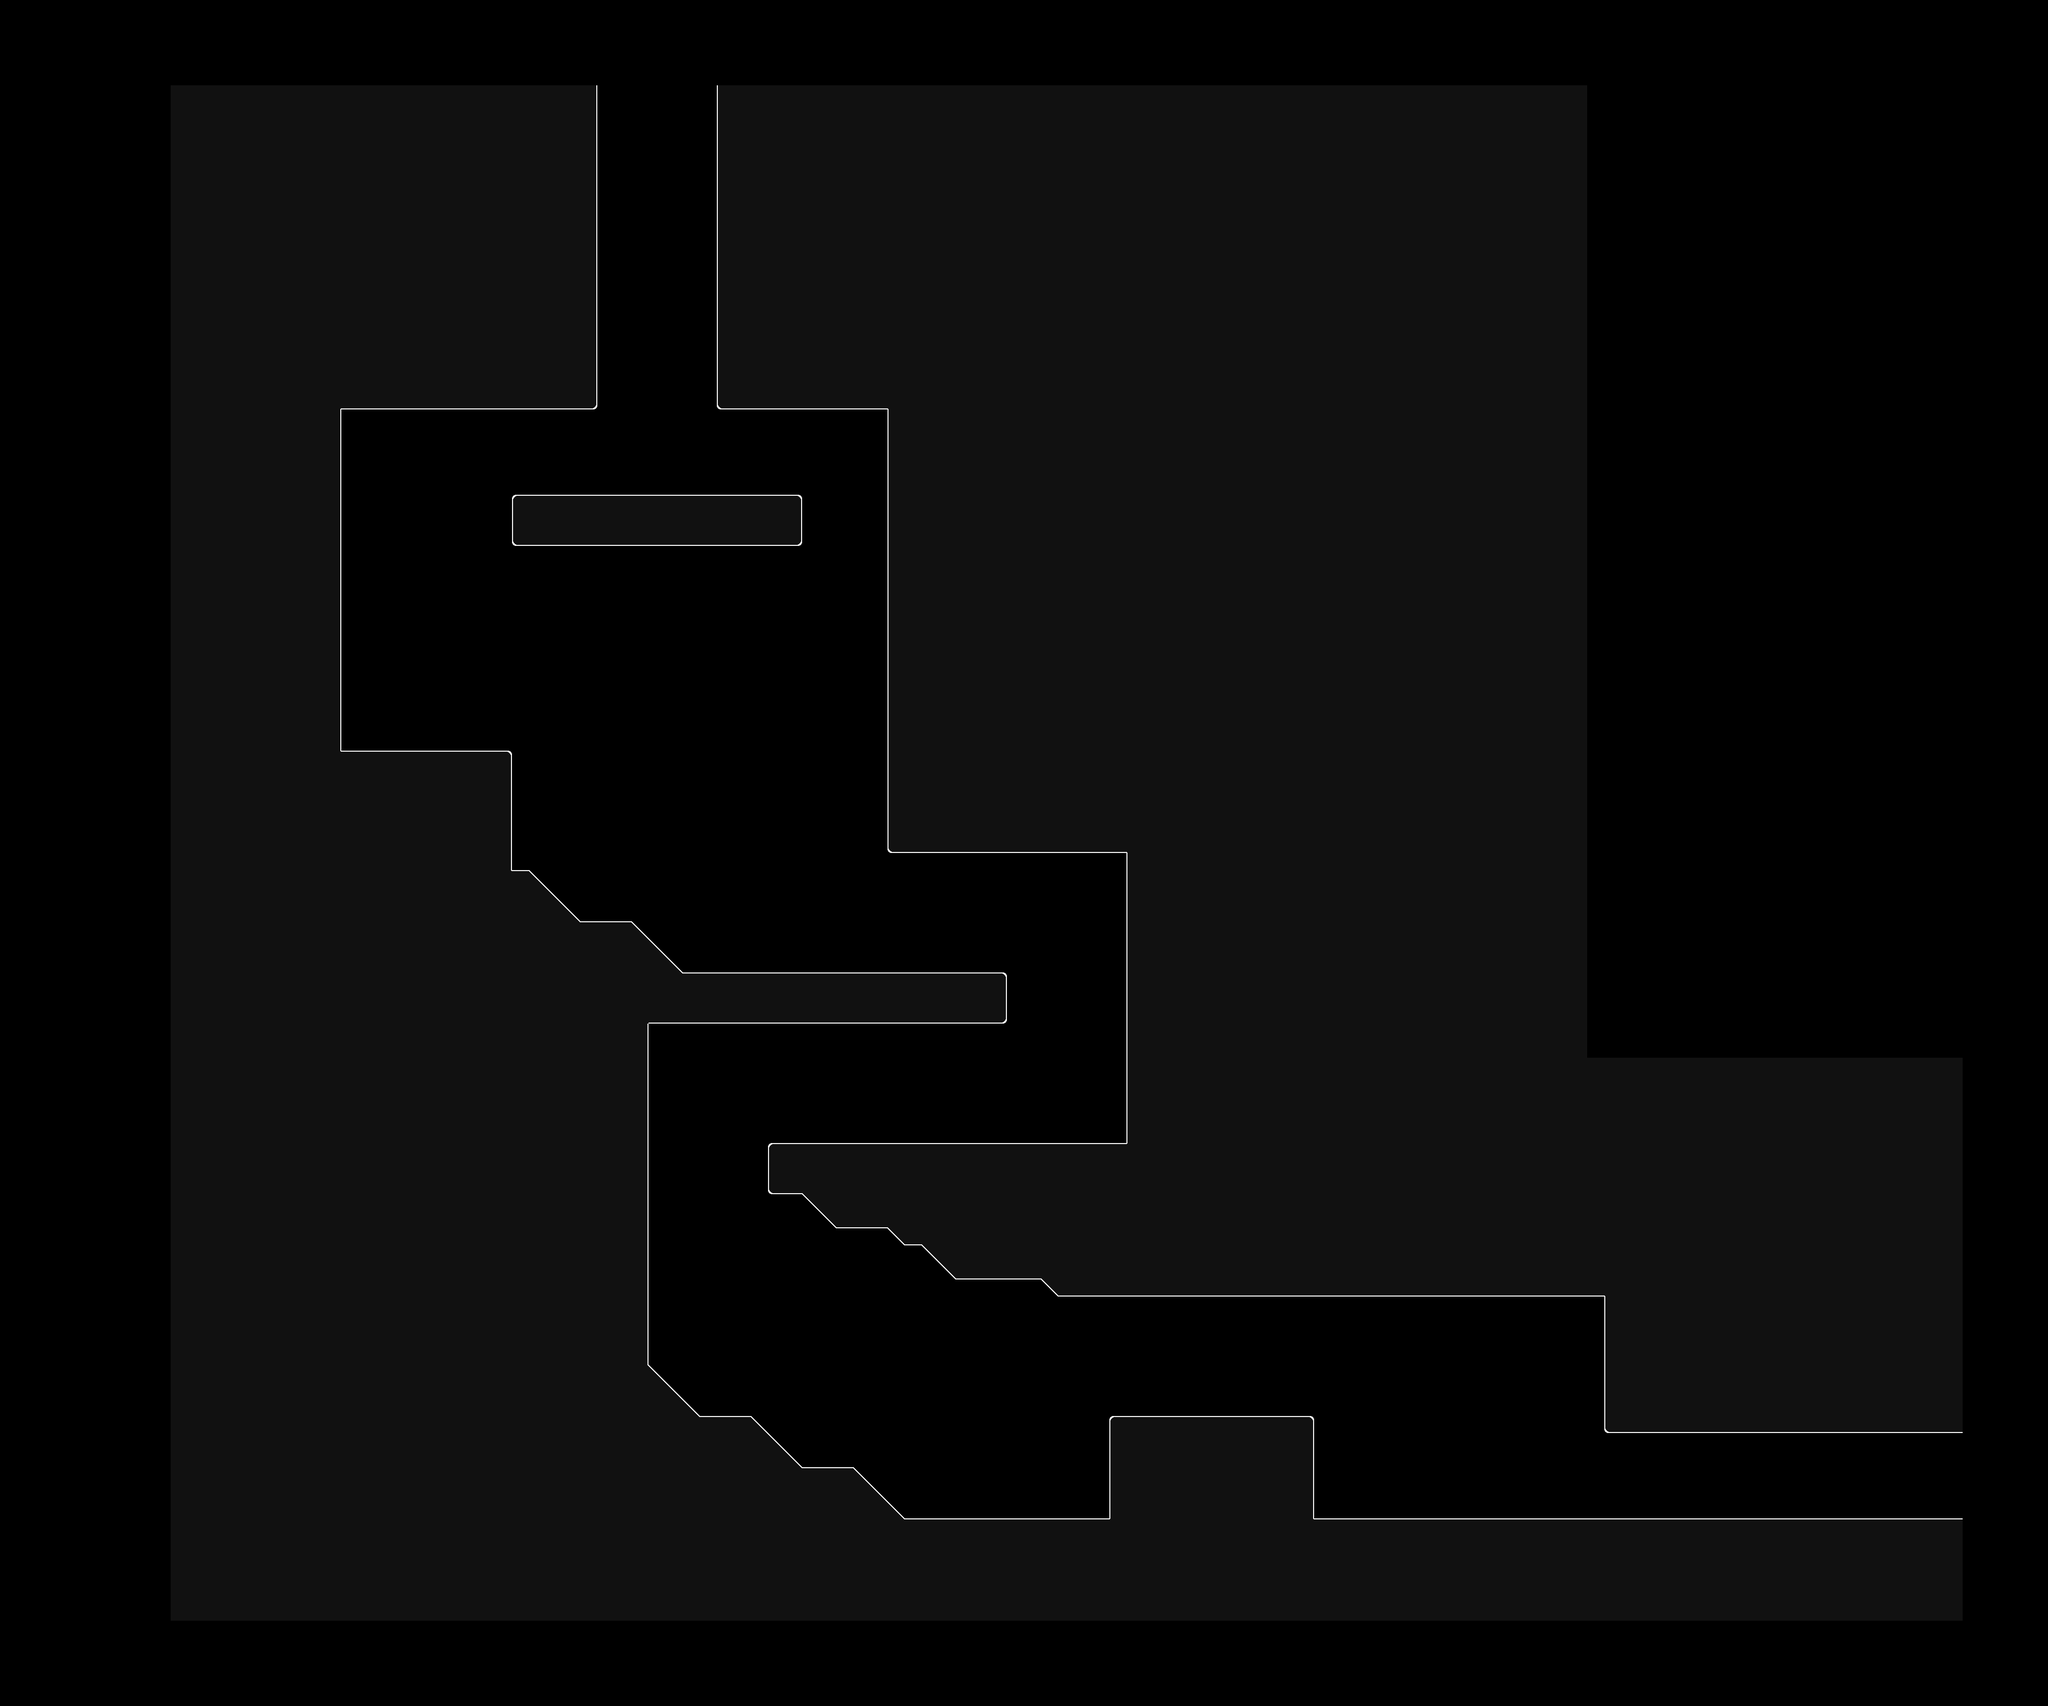

The image is a tile-based game level rendered from a .tmx file. Its description and source (layers, tilesets, objects; grid data summarised) follow:
An orthogonal 120x100 tile map with 32x32 px tiles, 1 tile layer (Tile Layer 1) and 18 objects (4x SchmuckSpawn, 2x Sensor, 2x Start, 2x Warp, 2x Multitrigger, ...).

<map version="1.5" tiledversion="1.7.1" orientation="orthogonal" renderorder="right-down" compressionlevel="0" width="120" height="100" tilewidth="32" tileheight="32" infinite="0" nextlayerid="4" nextobjectid="20">
 <properties>
  <property name="startUI" value="PLENUM CHAMBER,EMPTY,SCRAP" />
 </properties>
 <tileset firstgid="1" source="main_0.tsx" />
 <layer id="1" name="Tile Layer 1" width="120" height="100">
  <data>[12000 cells, 6110 non-empty, 15 distinct tile ids]</data>
 </layer>
 <objectgroup id="2" name="collision-layer">
  <object id="1" x="1120" y="160">
   <polyline points="0,0 224,0 224,608 544,608 544,1440 992,1440 992,1984 320,1984 320,2080 384,2080 448,2144 544,2144 576,2176 608,2176 672,2240 832,2240 864,2272 1888,2272 1888,2528 2560,2528 2560,2688 1344,2688 1344,2496 960,2496 960,2688 576,2688 480,2592 384,2592 288,2496 192,2496 96,2400 96,1760 768,1760 768,1664 160,1664 64,1568 -32,1568 -128,1472 -160,1472 -160,1248 -480,1248 -480,608 0,608 0,0" />
  </object>
  <object id="2" x="960" y="928">
   <polyline points="0,0 544,0 544,96 0,96 0,0" />
  </object>
 </objectgroup>
 <objectgroup id="3" name="event-layer">
  <object id="3" name="Sensor" type="Sensor" x="1120" y="352" width="224" height="96">
   <properties>
    <property name="triggeredId" value="" />
    <property name="triggeringId" value="warp1" />
   </properties>
  </object>
  <object id="4" name="Start" type="Start" x="1216" y="480" width="32" height="32">
   <properties>
    <property name="startId" value="start0" />
    <property name="triggeredId" value="" />
    <property name="triggeringId" value="playerstart" />
   </properties>
  </object>
  <object id="5" name="Warp" type="Warp" x="1216" y="96" width="32" height="32">
   <properties>
    <property name="level" value="PLENUMCHAMBER1" />
    <property name="startId" value="start2" />
    <property name="triggeredId" value="warp1" />
   </properties>
  </object>
  <object id="6" name="Multitrigger" type="Multitrigger" x="320" y="64" width="32" height="32">
   <properties>
    <property name="triggeredId" value="playerstart" />
    <property name="triggeringId" value="bounds1,bounds2" />
   </properties>
  </object>
  <object id="8" name="Dropthrough" type="Dropthrough" x="1120" y="760" width="224" height="8">
   <properties>
    <property name="independent" type="bool" value="true" />
   </properties>
  </object>
  <object id="9" name="Bounds" type="Bounds" x="544" y="448" width="32" height="32">
   <properties>
    <property name="left" type="bool" value="true" />
    <property name="triggeredId" value="bounds2" />
    <property name="up" type="bool" value="true" />
   </properties>
  </object>
  <object id="10" name="Bounds" type="Bounds" x="3552" y="2944" width="32" height="32">
   <properties>
    <property name="down" type="bool" value="true" />
    <property name="right" type="bool" value="true" />
    <property name="triggeredId" value="bounds1" />
   </properties>
  </object>
  <object id="11" name="Sensor" type="Sensor" x="3584" y="2688" width="96" height="160">
   <properties>
    <property name="triggeredId" value="" />
    <property name="triggeringId" value="warp2" />
   </properties>
  </object>
  <object id="12" name="Start" type="Start" x="3520" y="2784" width="32" height="32">
   <properties>
    <property name="startId" value="start1" />
    <property name="triggeredId" value="" />
    <property name="triggeringId" value="playerstart" />
   </properties>
  </object>
  <object id="13" name="Warp" type="Warp" x="3744" y="2752" width="32" height="32">
   <properties>
    <property name="level" value="PLENUMCHAMBERSHAFT" />
    <property name="startId" value="start0" />
    <property name="triggeredId" value="warp2" />
   </properties>
  </object>
  <object id="14" name="SchmuckSpawn" type="SchmuckSpawn" x="736" y="1376" width="32" height="32">
   <properties>
    <property name="enemyId" value="CRAWLER1" />
    <property name="triggeredId" value="e1" />
   </properties>
  </object>
  <object id="15" name="Timer" type="Timer" x="96" y="448" width="32" height="32">
   <properties>
    <property name="interval" type="float" value="0" />
    <property name="triggeredId" value="startTimer" />
    <property name="triggeringId" value="onceAtStart" />
   </properties>
  </object>
  <object id="16" name="Multitrigger" type="Multitrigger" x="160" y="448" width="32" height="32">
   <properties>
    <property name="triggeredId" value="onceAtStart" />
    <property name="triggeringId" value="startTimer,e1,e2,e3,e4" />
   </properties>
  </object>
  <object id="17" name="SchmuckSpawn" type="SchmuckSpawn" x="1504" y="1792" width="32" height="32">
   <properties>
    <property name="enemyId" value="CRAWLER3" />
    <property name="triggeredId" value="e2" />
   </properties>
  </object>
  <object id="18" name="SchmuckSpawn" type="SchmuckSpawn" x="1632" y="2112" width="32" height="32">
   <properties>
    <property name="enemyId" value="CRAWLER3" />
    <property name="triggeredId" value="e3" />
   </properties>
  </object>
  <object id="19" name="SchmuckSpawn" type="SchmuckSpawn" x="2240" y="2600" width="32" height="32">
   <properties>
    <property name="enemyId" value="TURRET_VOLLEY" />
    <property name="triggeredId" value="e4" />
   </properties>
  </object>
 </objectgroup>
</map>
